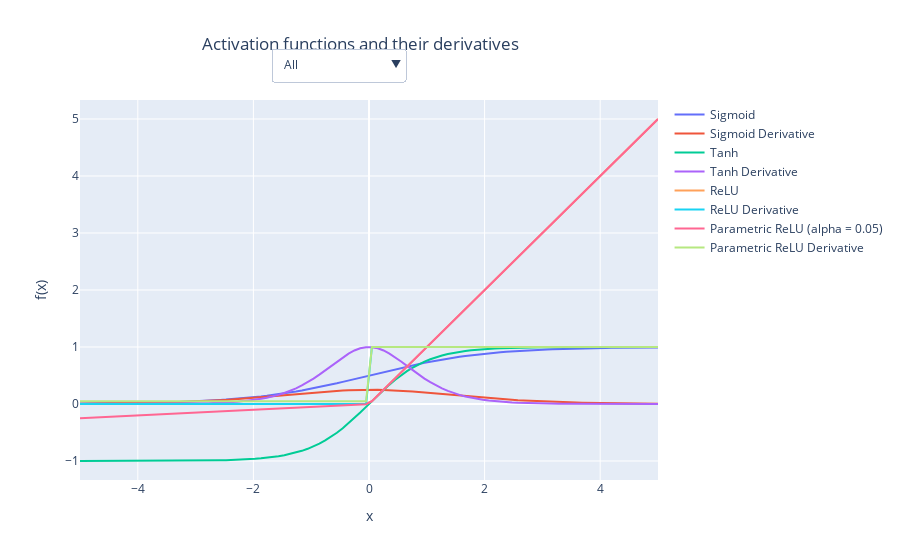

The cell this chart's notebook holds for it:
### Code cell
import numpy as np
import plotly.graph_objects as go
from plotly.subplots import make_subplots

def sigmoid(x):
    return 1 / (1 + np.exp(-x))

def sigmoid_derivative(x):
    return sigmoid(x) * (1 - sigmoid(x))

def tanh(x):
    return np.tanh(x)

def tanh_derivative(x):
    return 1 - np.tanh(x)**2

def relu(x):
    return np.maximum(0, x)

def relu_derivative(x):
    return np.where(x > 0, 1, 0)

def parametric_relu(x, alpha=0.01):
    return np.maximum(alpha * x, x)

def parametric_relu_derivative(x, alpha=0.01):
    return np.where(x > 0, 1, alpha)

x_values = np.linspace(-5, 5, 100)


sigmoid_trace = go.Scatter(x=x_values, y=sigmoid(x_values), name='Sigmoid', mode='lines')
sigmoid_derivative_trace = go.Scatter(x=x_values, y=sigmoid_derivative(x_values), name='Sigmoid Derivative', mode='lines')

tanh_trace = go.Scatter(x=x_values, y=tanh(x_values), name='Tanh', mode='lines')
tanh_derivative_trace = go.Scatter(x=x_values, y=tanh_derivative(x_values), name='Tanh Derivative', mode='lines')

relu_trace = go.Scatter(x=x_values, y=relu(x_values), name='ReLU', mode='lines')
relu_derivative_trace = go.Scatter(x=x_values, y=relu_derivative(x_values), name='ReLU Derivative', mode='lines')

initial_alpha = 0.05
parametric_relu_trace = go.Scatter(x=x_values, y=parametric_relu(x_values, alpha=initial_alpha), name=f'Parametric ReLU (alpha = {initial_alpha})', mode='lines')
parametric_relu_derivative_trace = go.Scatter(x=x_values, y=parametric_relu_derivative(x_values, alpha=initial_alpha), name='Parametric ReLU Derivative', mode='lines')

fig = make_subplots(rows=1, cols=1)

fig.add_trace(sigmoid_trace)
fig.add_trace(sigmoid_derivative_trace)
fig.add_trace(tanh_trace)
fig.add_trace(tanh_derivative_trace)
fig.add_trace(relu_trace)
fig.add_trace(relu_derivative_trace)
fig.add_trace(parametric_relu_trace)
fig.add_trace(parametric_relu_derivative_trace)


fig.update_xaxes(title_text="x")
fig.update_yaxes(title_text="f(x)")
fig.update_layout(title_text="Activation functions and their derivatives", title_x=0.4)

buttons = [
    dict(label="All", method="update", args=[{"visible": [True, False, True, False, True, False, True, False]}]),
    dict(label="Sigmoid", method="update", args=[{"visible": [True, True, False, False, False, False, False, False]}]),
    dict(label="Tanh", method="update", args=[{"visible": [False, False, True, True, False, False, False, False]}]),
    dict(label="ReLU", method="update", args=[{"visible": [False, False, False, False, True, True, False, False]}]),
    dict(label="Parametric ReLU", method="update", args=[{"visible": [False, False, False, False, False, False, True, True]}]),
]

fig.update_layout(
    updatemenus=[
        {
            "buttons": buttons,
            "direction": "down",
            "pad": {"r": 10, "t": 10},  
            "showactive": True,
            "x": 0.33,
            "xanchor": "left",
            "y": 1.163,
            "yanchor": "top"
        },
    ]
)

fig.show()
